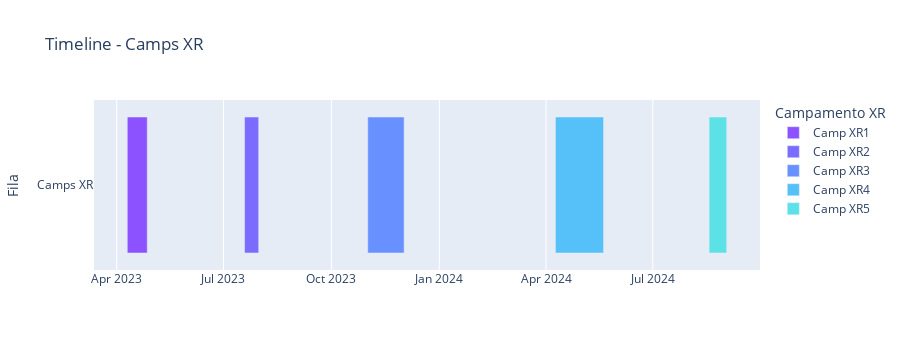

The cell this chart's notebook holds for it:
### Code cell
import pandas as pd
import plotly.express as px

# Datos
camps = pd.DataFrame({
    "Campamento XR": [
        "Camp XR1",
        "Camp XR2",
        "Camp XR3",
        "Camp XR4",
        "Camp XR5"
    ],
    "Inicio": [
        "2023-04-10",
        "2023-07-19",
        "2023-11-01",
        "2024-04-09",
        "2024-08-18"
    ],
    "Fin": [
        "2023-04-27",
        "2023-07-31",
        "2023-12-02",
        "2024-05-20",
        "2024-09-02"
    ]
})

# Todos en la misma fila
camps["Fila"] = "Camps XR"

# Colores en orden exacto sacados del degrade de canva 
colores = [
    "#8c52ff",  # Violeta inicial
    "#7a6cff",  # Violeta claro
    "#6890ff",  # Lavanda azul
    "#56c0f8",  # Azul brillante
    "#5ce1e6"   # Turquesa final
]

fig_camps = px.timeline(
    camps,
    x_start="Inicio",
    x_end="Fin",
    y="Fila",
    color="Campamento XR",
    color_discrete_sequence=colores,
    title="Timeline - Camps XR"
)

# Ajustes visuales
fig_camps.update_yaxes(autorange="reversed")
fig_camps.update_layout(height=350, showlegend=True)

fig_camps.show()

### Figure 1 — Plotly figure (JSON) as saved in the notebook; plotly's stock layout.template omitted (floating-point values rounded to 4 significant figures)
{"data": [{"alignmentgroup": "True", "base": ["2023-04-10"], "hovertemplate": "Campamento XR=Camp XR1<br>Inicio=%{base}<br>Fin=%{x}<br>Fila=%{y}<extra></extra>", "legendgroup": "Camp XR1", "marker": {"color": "#8c52ff", "pattern": {"shape": ""}}, "name": "Camp XR1", "offsetgroup": "Camp XR1", "orientation": "h", "showlegend": true, "textposition": "auto", "type": "bar", "x": [1468800000], "xaxis": "x", "y": ["Camps XR"], "yaxis": "y"}, {"alignmentgroup": "True", "base": ["2023-07-19"], "hovertemplate": "Campamento XR=Camp XR2<br>Inicio=%{base}<br>Fin=%{x}<br>Fila=%{y}<extra></extra>", "legendgroup": "Camp XR2", "marker": {"color": "#7a6cff", "pattern": {"shape": ""}}, "name": "Camp XR2", "offsetgroup": "Camp XR2", "orientation": "h", "showlegend": true, "textposition": "auto", "type": "bar", "x": [1036800000], "xaxis": "x", "y": ["Camps XR"], "yaxis": "y"}, {"alignmentgroup": "True", "base": ["2023-11-01"], "hovertemplate": "Campamento XR=Camp XR3<br>Inicio=%{base}<br>Fin=%{x}<br>Fila=%{y}<extra></extra>", "legendgroup": "Camp XR3", "marker": {"color": "#6890ff", "pattern": {"shape": ""}}, "name": "Camp XR3", "offsetgroup": "Camp XR3", "orientation": "h", "showlegend": true, "textposition": "auto", "type": "bar", "x": [2678400000], "xaxis": "x", "y": ["Camps XR"], "yaxis": "y"}, {"alignmentgroup": "True", "base": ["2024-04-09"], "hovertemplate": "Campamento XR=Camp XR4<br>Inicio=%{base}<br>Fin=%{x}<br>Fila=%{y}<extra></extra>", "legendgroup": "Camp XR4", "marker": {"color": "#56c0f8", "pattern": {"shape": ""}}, "name": "Camp XR4", "offsetgroup": "Camp XR4", "orientation": "h", "showlegend": true, "textposition": "auto", "type": "bar", "x": [3542400000], "xaxis": "x", "y": ["Camps XR"], "yaxis": "y"}, {"alignmentgroup": "True", "base": ["2024-08-18"], "hovertemplate": "Campamento XR=Camp XR5<br>Inicio=%{base}<br>Fin=%{x}<br>Fila=%{y}<extra></extra>", "legendgroup": "Camp XR5", "marker": {"color": "#5ce1e6", "pattern": {"shape": ""}}, "name": "Camp XR5", "offsetgroup": "Camp XR5", "orientation": "h", "showlegend": true, "textposition": "auto", "type": "bar", "x": [1296000000], "xaxis": "x", "y": ["Camps XR"], "yaxis": "y"}], "layout": {"barmode": "overlay", "height": 350, "legend": {"title": {"text": "Campamento XR"}, "tracegroupgap": 0}, "showlegend": true, "title": {"text": "Timeline - Camps XR"}, "xaxis": {"anchor": "y", "domain": [0, 1], "type": "date"}, "yaxis": {"anchor": "x", "autorange": "reversed", "domain": [0, 1], "title": {"text": "Fila"}}}}
